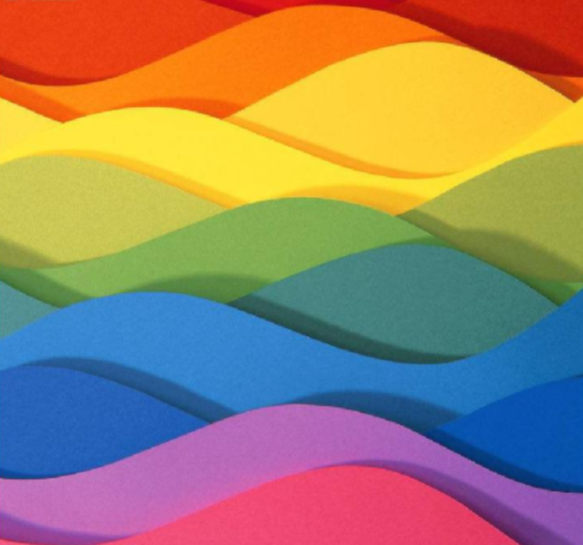
#> input picture 166.png, 583 x 545 px
$ python OpenCV.py
#> lines starting #> are read from the running program, lines starting #| are printed output that depends on the picture; after the words box and inside, x2 and y2 are one past the last pixel; in counts of white or black regions, pixels touching at a corner belong together
# 下面通过一个具体的案例实现图像内黄色信息的识别，并加入滑动条的功能，可以让用户更直观地体验HSV颜色空间。
import cv2
import numpy as np

# 定义窗口名称
winName = 'Colors'


def nothing(x):
    pass


img1 = cv2.imread('166.png')
#> img1 is the input picture: shape (545, 583, 3); mean B, G, R 104.1, 130.4, 156.1

# 颜色空间的转换
img_hsv = cv2.cvtColor(img1, cv2.COLOR_BGR2HSV)
#> img_hsv: shape (545, 583, 3); mean H, S, V 72.2, 179.5, 198.2

# 新建窗口
cv2.namedWindow(winName)

# 新建6个滑动条，表示颜色范围的上下边界，这里滑动条的初始化位置即为黄色的颜色范围
cv2.createTrackbar('LowerbH', winName, 9, 255, nothing)
cv2.createTrackbar('LowerbS', winName, 160, 255, nothing)
cv2.createTrackbar('LowerbV', winName, 215, 255, nothing)
cv2.createTrackbar('UpperbH', winName, 83, 255, nothing)
cv2.createTrackbar('UpperbS', winName, 255, 255, nothing)
cv2.createTrackbar('UpperbV', winName, 255, 255, nothing)

while (1):
    # 函数cv2.getTrackbarPos()范围当前滑块对应的值
    lowerbH = cv2.getTrackbarPos('LowerbH', winName)
    lowerbS = cv2.getTrackbarPos('LowerbS', winName)
    lowerbV = cv2.getTrackbarPos('LowerbV', winName)
    upperbH = cv2.getTrackbarPos('UpperbH', winName)
    upperbS = cv2.getTrackbarPos('UpperbS', winName)
    upperbV = cv2.getTrackbarPos('UpperbV', winName)

    # 得到目标颜色的二值图像，用作cv2.bitwise_and()的掩模
    img_target = cv2.inRange(img1, (lowerbH, lowerbS, lowerbV), (upperbH, upperbS, upperbV))
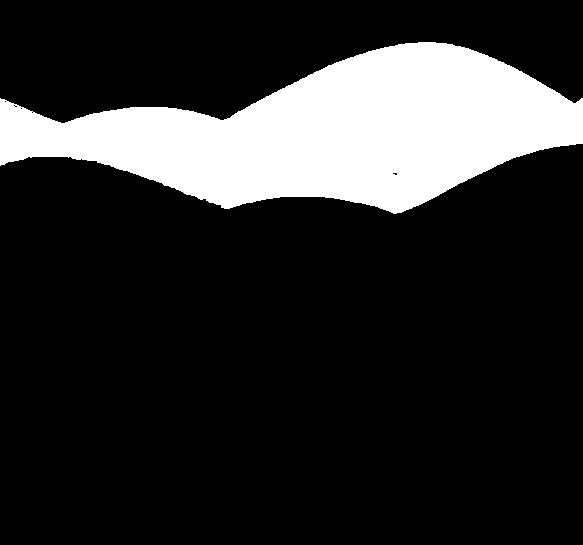
#> img_target: shape (545, 583); 17.6% white; 1 white region, box (x1, y1, x2, y2) and area: (0, 42, 583, 214) 55842

    # 输入图像与输入图像在掩模条件下按位与，得到掩模范围内的原图像
    img_specifiedColor = cv2.bitwise_and(img1, img1, mask=img_target)
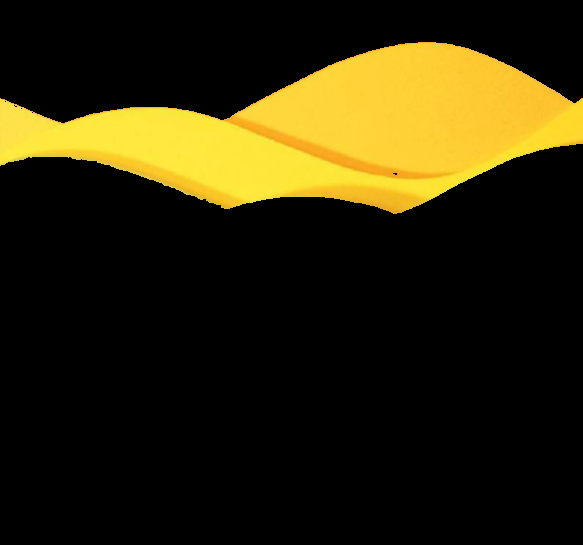
#> img_specifiedColor: shape (545, 583, 3); mean B, G, R 9.5, 37.3, 44.3
    cv2.imshow(winName, img_specifiedColor)

    if cv2.waitKey(1) == ord('q'):
#> (key q is pressed here)
        break
cv2.destroyAllWindows()
